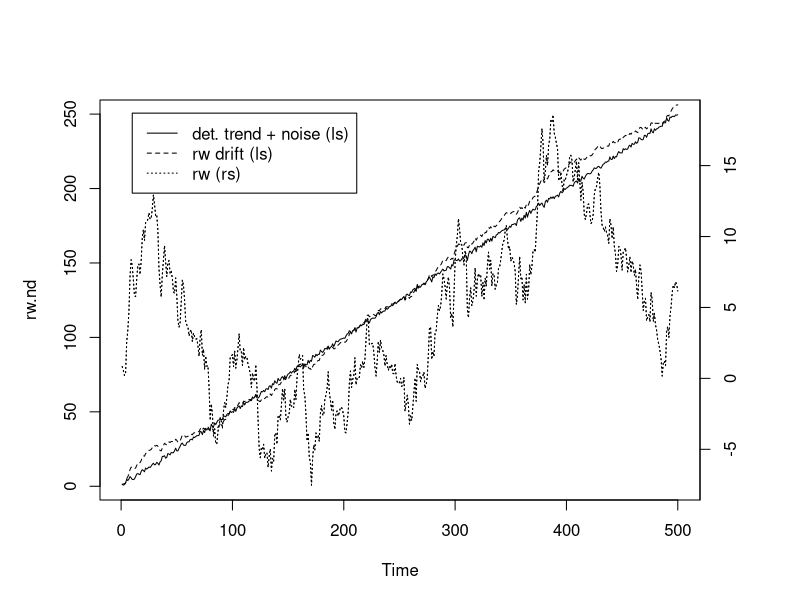
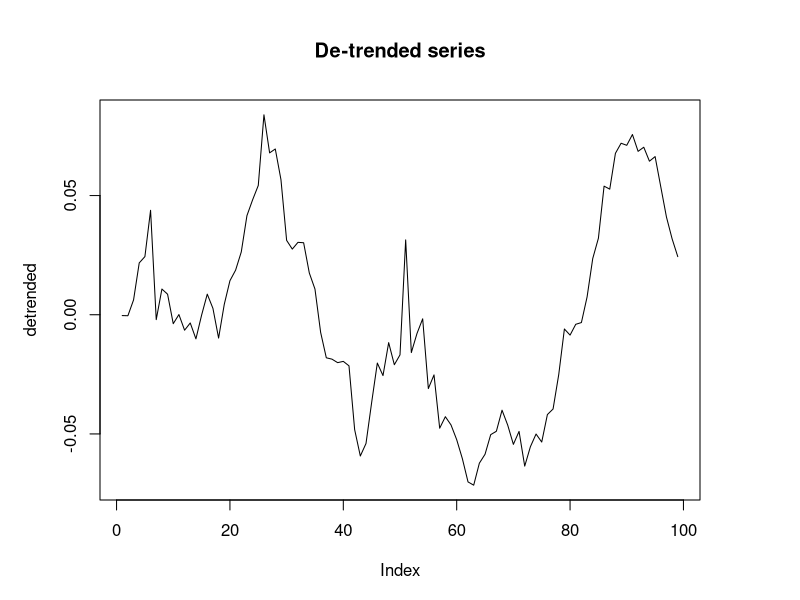
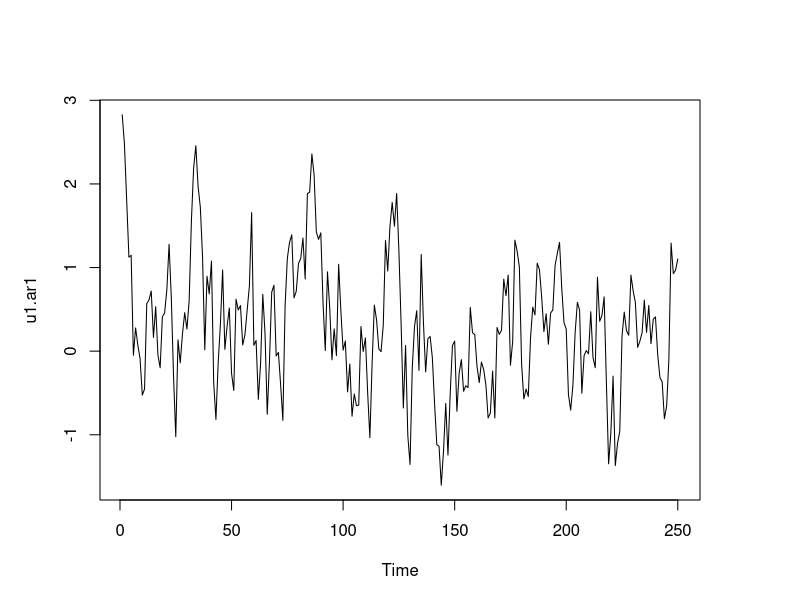
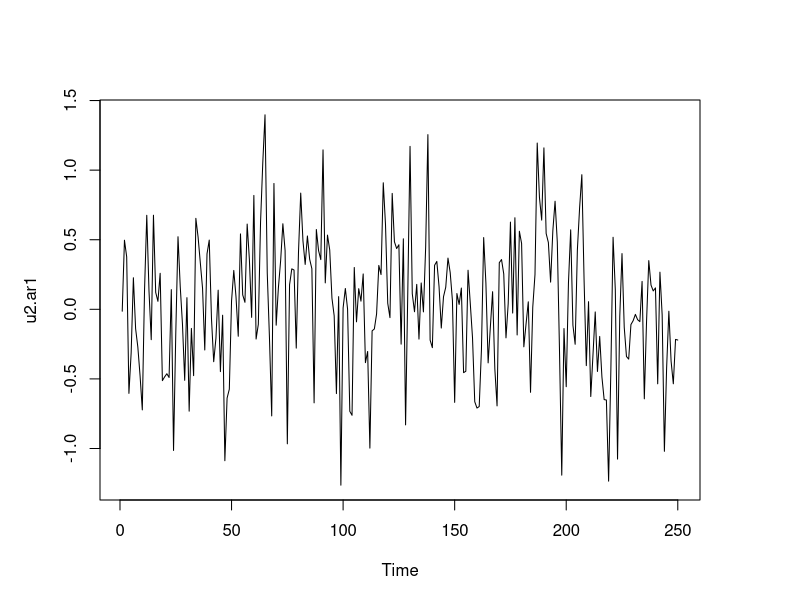

These figures' R source, in order:
# 5.1-------------
set.seed(123456)
e <- rnorm(500)
# pure random walk
rw.nd <- cumsum(e)
# trend
trd <- 1:500
# random walk with drift
rw.wd <- 0.5*trd + cumsum(e)
# deterministic trend and noise
dt <- e + 0.5*trd
# plotting
par(mar=rep(5,4))
plot.ts(dt, lty=1, ylab='', xlab='')
lines(rw.wd, lty=2)
par(new=T)
plot.ts(rw.nd, lty=3, axes=FALSE)
axis(4, pretty(range(rw.nd)))
lines(rw.nd, lty=3)
legend(10, 18.7, legend=c('det. trend + noise (ls)', 
                          'rw drift (ls)', 'rw (rs)'), lty=c(1, 2, 3))

#DW---------------------
library(urca)
library(xtable)
data(Raotbl3)
attach(Raotbl3)
lc <- ts(lc, start=c(1966,4), end=c(1991,2), frequency=4)
lc.ct <- ur.df(lc, lags=3, type='trend')
# Slotnames will determine the names for elements in the table. 
slotNames(lc.ct)
class(lc.ct@teststat)
class(lc.ct@cval)
# Put the test-statistics and the critical values together
a <- cbind(t(lc.ct@teststat), lc.ct@cval)
ta <- xtable(a, digits = 2)
ta
summary(lc.ct)
lc.ct@teststat
lc2 <- diff(lc)
lc2.ct <- ur.df(lc2, type = "trend", lags = 3)
summary(lc2.ct)
# De-trend--------------------
# Testing the de-trend code on note 1 page 53 Pfaff
detrended <- residuals(lm(lc ~ seq(along = lc)))
plot(detrended, type = 'l', main = "De-trended series")
# KPSS-----------
library(urca)
data(nporg)
ir <- na.omit(nporg[, "bnd"])
wg <- log(na.omit(nporg[, "wg.n"]))
ir.kpss <- ur.kpss(ir, type = "mu", use.lag=8)
wg.kpss <- ur.kpss(wg, type = "tau", use.lag=8)
summary(ir.kpss)
summary(wg.kpss)
# jj------------
set.seed(12345)
e1 <- rnorm(250, 0, 0.5)
e2 <- rnorm(250, 0, 0.5)
e3 <- rnorm(250, 0, 0.5)
u1.ar1 <- arima.sim(model = list(ar = 0.75),
                    innov = e1, n = 250)
plot(u1.ar1)
u2.ar1 <- arima.sim(model = list(ar = 0.3),
                    innov = e2, n = 250)
plot(u2.ar1)
y3 <- cumsum(e3)
y1 <- 0.8 * y3 + u1.ar1
y2 <- -0.3 * y3 + u2.ar1
y.mat <- data.frame(y1, y2, y3)
vecm <- ca.jo(y.mat)
class(vecm)
summary(vecm)
jo.results <- summary(vecm)
vecm.r2 <- cajorls(vecm, r = 2)
vecm.r2
class(jo.results)
slotNames(jo.results)
jo.results@teststat
require(xtable)
print(xtable(a <- cbind(jo.results@teststat,jo.results@cval),digits = 2))

(jo.results@teststat)
